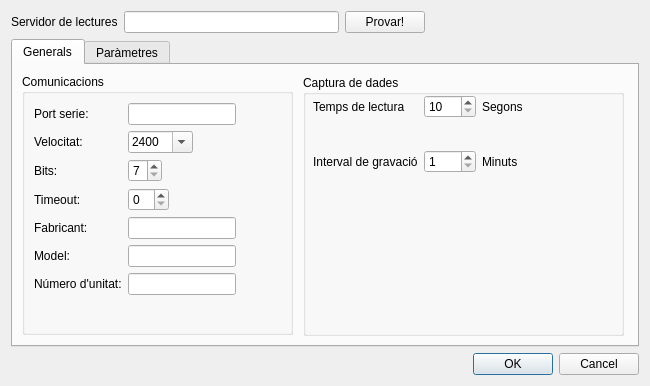
<?xml version="1.0" encoding="UTF-8"?>
<ui version="4.0">
 <class>configuracio</class>
 <widget class="QDialog" name="configuracio">
  <property name="geometry">
   <rect>
    <x>0</x>
    <y>0</y>
    <width>648</width>
    <height>386</height>
   </rect>
  </property>
  <property name="windowTitle">
   <string>Configuració</string>
  </property>
  <layout class="QVBoxLayout" name="verticalLayout">
   <item>
    <layout class="QHBoxLayout" name="horizontalLayout_3">
     <item>
      <widget class="QLabel" name="label_7">
       <property name="text">
        <string>Servidor de lectures</string>
       </property>
      </widget>
     </item>
     <item>
      <widget class="QLineEdit" name="cAddrServidor"/>
     </item>
     <item>
      <widget class="QPushButton" name="bProvar">
       <property name="text">
        <string>Provar!</string>
       </property>
      </widget>
     </item>
     <item>
      <spacer name="horizontalSpacer">
       <property name="orientation">
        <enum>Qt::Horizontal</enum>
       </property>
       <property name="sizeHint" stdset="0">
        <size>
         <width>40</width>
         <height>20</height>
        </size>
       </property>
      </spacer>
     </item>
    </layout>
   </item>
   <item>
    <widget class="QTabWidget" name="configServidor">
     <property name="enabled">
      <bool>true</bool>
     </property>
     <property name="currentIndex">
      <number>0</number>
     </property>
     <widget class="QWidget" name="tab_2">
      <attribute name="title">
       <string>Generals</string>
      </attribute>
      <widget class="QGroupBox" name="groupBox_2">
       <property name="geometry">
        <rect>
         <x>9</x>
         <y>9</y>
         <width>271</width>
         <height>261</height>
        </rect>
       </property>
       <property name="sizePolicy">
        <sizepolicy hsizetype="Expanding" vsizetype="Expanding">
         <horstretch>0</horstretch>
         <verstretch>0</verstretch>
        </sizepolicy>
       </property>
       <property name="title">
        <string>Comunicacions</string>
       </property>
       <layout class="QHBoxLayout" name="horizontalLayout_2">
        <property name="sizeConstraint">
         <enum>QLayout::SetMinimumSize</enum>
        </property>
        <item>
         <layout class="QFormLayout" name="formLayout">
          <property name="fieldGrowthPolicy">
           <enum>QFormLayout::FieldsStayAtSizeHint</enum>
          </property>
          <item row="0" column="0">
           <widget class="QLabel" name="label_5">
            <property name="text">
             <string>Port serie:</string>
            </property>
           </widget>
          </item>
          <item row="0" column="1">
           <widget class="QLineEdit" name="cDispSerie">
            <property name="maximumSize">
             <size>
              <width>146</width>
              <height>16777215</height>
             </size>
            </property>
           </widget>
          </item>
          <item row="1" column="0">
           <widget class="QLabel" name="label_6">
            <property name="text">
             <string>Velocitat:</string>
            </property>
           </widget>
          </item>
          <item row="1" column="1">
           <widget class="QComboBox" name="cVelocitat">
            <property name="editable">
             <bool>true</bool>
            </property>
            <item>
             <property name="text">
              <string>2400</string>
             </property>
            </item>
            <item>
             <property name="text">
              <string>4800</string>
             </property>
            </item>
            <item>
             <property name="text">
              <string>9600</string>
             </property>
            </item>
            <item>
             <property name="text">
              <string>19200</string>
             </property>
            </item>
           </widget>
          </item>
          <item row="2" column="0">
           <widget class="QLabel" name="label_15">
            <property name="text">
             <string>Bits:</string>
            </property>
           </widget>
          </item>
          <item row="2" column="1">
           <widget class="QSpinBox" name="cBits">
            <property name="minimum">
             <number>7</number>
            </property>
            <property name="maximum">
             <number>8</number>
            </property>
           </widget>
          </item>
          <item row="3" column="0">
           <widget class="QLabel" name="label_16">
            <property name="text">
             <string>Timeout:</string>
            </property>
           </widget>
          </item>
          <item row="3" column="1">
           <widget class="QSpinBox" name="cTimeout"/>
          </item>
          <item row="4" column="0">
           <widget class="QLabel" name="label_17">
            <property name="text">
             <string>Fabricant:</string>
            </property>
           </widget>
          </item>
          <item row="4" column="1">
           <widget class="QLineEdit" name="cFabricant"/>
          </item>
          <item row="5" column="0">
           <widget class="QLabel" name="label_18">
            <property name="text">
             <string>Model:</string>
            </property>
           </widget>
          </item>
          <item row="5" column="1">
           <widget class="QLineEdit" name="cModel"/>
          </item>
          <item row="6" column="0">
           <widget class="QLabel" name="label_19">
            <property name="text">
             <string>Número d'unitat:</string>
            </property>
           </widget>
          </item>
          <item row="6" column="1">
           <widget class="QLineEdit" name="cNumUnitat"/>
          </item>
         </layout>
        </item>
       </layout>
      </widget>
      <widget class="QGroupBox" name="groupBox">
       <property name="geometry">
        <rect>
         <x>290</x>
         <y>10</y>
         <width>321</width>
         <height>261</height>
        </rect>
       </property>
       <property name="sizePolicy">
        <sizepolicy hsizetype="Maximum" vsizetype="Maximum">
         <horstretch>0</horstretch>
         <verstretch>0</verstretch>
        </sizepolicy>
       </property>
       <property name="title">
        <string>Captura de dades</string>
       </property>
       <widget class="QWidget" name="formLayoutWidget">
        <property name="geometry">
         <rect>
          <x>10</x>
          <y>20</y>
          <width>221</width>
          <height>78</height>
         </rect>
        </property>
        <layout class="QFormLayout" name="formLayout_4">
         <property name="fieldGrowthPolicy">
          <enum>QFormLayout::AllNonFixedFieldsGrow</enum>
         </property>
         <item row="0" column="1">
          <layout class="QHBoxLayout" name="horizontalLayout_5">
           <item>
            <widget class="QSpinBox" name="cTempsLectura">
             <property name="minimum">
              <number>10</number>
             </property>
            </widget>
           </item>
           <item>
            <widget class="QLabel" name="label_3">
             <property name="text">
              <string>Segons</string>
             </property>
            </widget>
           </item>
          </layout>
         </item>
         <item row="1" column="0">
          <spacer name="verticalSpacer_2">
           <property name="orientation">
            <enum>Qt::Vertical</enum>
           </property>
           <property name="sizeHint" stdset="0">
            <size>
             <width>20</width>
             <height>10</height>
            </size>
           </property>
          </spacer>
         </item>
         <item row="1" column="1">
          <spacer name="verticalSpacer">
           <property name="orientation">
            <enum>Qt::Vertical</enum>
           </property>
           <property name="sizeHint" stdset="0">
            <size>
             <width>20</width>
             <height>10</height>
            </size>
           </property>
          </spacer>
         </item>
         <item row="2" column="0">
          <widget class="QLabel" name="label_2">
           <property name="layoutDirection">
            <enum>Qt::RightToLeft</enum>
           </property>
           <property name="text">
            <string>Interval de gravació</string>
           </property>
          </widget>
         </item>
         <item row="2" column="1">
          <layout class="QHBoxLayout" name="horizontalLayout_7">
           <item>
            <widget class="QSpinBox" name="cTempsGravacio">
             <property name="minimum">
              <number>1</number>
             </property>
            </widget>
           </item>
           <item>
            <widget class="QLabel" name="label_4">
             <property name="text">
              <string>Minuts</string>
             </property>
            </widget>
           </item>
          </layout>
         </item>
         <item row="0" column="0">
          <widget class="QLabel" name="label">
           <property name="layoutDirection">
            <enum>Qt::RightToLeft</enum>
           </property>
           <property name="text">
            <string>Temps de lectura</string>
           </property>
          </widget>
         </item>
        </layout>
       </widget>
      </widget>
     </widget>
     <widget class="QWidget" name="tab">
      <attribute name="title">
       <string>Paràmetres</string>
      </attribute>
      <layout class="QHBoxLayout" name="horizontalLayout">
       <item>
        <widget class="QTableWidget" name="taulaParametres">
         <property name="minimumSize">
          <size>
           <width>606</width>
           <height>0</height>
          </size>
         </property>
         <property name="editTriggers">
          <set>QAbstractItemView::NoEditTriggers</set>
         </property>
         <property name="selectionMode">
          <enum>QAbstractItemView::SingleSelection</enum>
         </property>
         <property name="selectionBehavior">
          <enum>QAbstractItemView::SelectRows</enum>
         </property>
         <property name="sortingEnabled">
          <bool>true</bool>
         </property>
         <property name="wordWrap">
          <bool>false</bool>
         </property>
         <attribute name="verticalHeaderVisible">
          <bool>false</bool>
         </attribute>
         <column>
          <property name="text">
           <string>Cons?</string>
          </property>
         </column>
         <column>
          <property name="text">
           <string>Abreviació</string>
          </property>
         </column>
         <column>
          <property name="text">
           <string>Registre</string>
          </property>
         </column>
         <column>
          <property name="text">
           <string>Núm. Valors</string>
          </property>
          <property name="textAlignment">
           <set>AlignRight|AlignVCenter</set>
          </property>
         </column>
         <column>
          <property name="text">
           <string>Descripció</string>
          </property>
         </column>
         <column>
          <property name="text">
           <string>Escala</string>
          </property>
          <property name="textAlignment">
           <set>AlignRight|AlignVCenter</set>
          </property>
         </column>
         <column>
          <property name="text">
           <string>Valor màxim</string>
          </property>
          <property name="textAlignment">
           <set>AlignRight|AlignVCenter</set>
          </property>
         </column>
        </widget>
       </item>
      </layout>
     </widget>
    </widget>
   </item>
   <item>
    <widget class="QDialogButtonBox" name="buttonBar">
     <property name="orientation">
      <enum>Qt::Horizontal</enum>
     </property>
     <property name="standardButtons">
      <set>QDialogButtonBox::Cancel|QDialogButtonBox::Ok</set>
     </property>
    </widget>
   </item>
  </layout>
 </widget>
 <resources/>
 <connections>
  <connection>
   <sender>buttonBar</sender>
   <signal>accepted()</signal>
   <receiver>configuracio</receiver>
   <slot>accept()</slot>
   <hints>
    <hint type="sourcelabel">
     <x>224</x>
     <y>554</y>
    </hint>
    <hint type="destinationlabel">
     <x>157</x>
     <y>274</y>
    </hint>
   </hints>
  </connection>
  <connection>
   <sender>buttonBar</sender>
   <signal>rejected()</signal>
   <receiver>configuracio</receiver>
   <slot>reject()</slot>
   <hints>
    <hint type="sourcelabel">
     <x>292</x>
     <y>560</y>
    </hint>
    <hint type="destinationlabel">
     <x>286</x>
     <y>274</y>
    </hint>
   </hints>
  </connection>
 </connections>
</ui>
